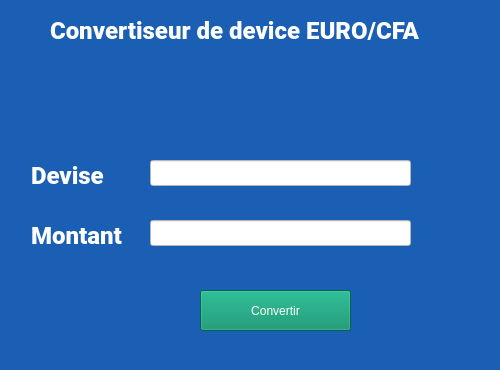
<?xml version="1.0" encoding="UTF-8"?>
<ui version="4.0">
 <class>MainWindow</class>
 <widget class="QMainWindow" name="MainWindow">
  <property name="geometry">
   <rect>
    <x>0</x>
    <y>0</y>
    <width>500</width>
    <height>370</height>
   </rect>
  </property>
  <property name="minimumSize">
   <size>
    <width>500</width>
    <height>370</height>
   </size>
  </property>
  <property name="maximumSize">
   <size>
    <width>500</width>
    <height>370</height>
   </size>
  </property>
  <property name="windowTitle">
   <string>Convertiseur de device</string>
  </property>
  <property name="styleSheet">
   <string notr="true">background-color: rgb(26, 95, 180);</string>
  </property>
  <widget class="QWidget" name="centralwidget">
   <widget class="QLabel" name="label">
    <property name="geometry">
     <rect>
      <x>50</x>
      <y>20</y>
      <width>391</width>
      <height>20</height>
     </rect>
    </property>
    <property name="font">
     <font>
      <family>Roboto Black</family>
      <pointsize>18</pointsize>
      <weight>75</weight>
      <bold>true</bold>
     </font>
    </property>
    <property name="styleSheet">
     <string notr="true">color: rgb(255, 255, 255);</string>
    </property>
    <property name="text">
     <string>Convertiseur de device EURO/CFA</string>
    </property>
   </widget>
   <widget class="QLabel" name="label_2">
    <property name="geometry">
     <rect>
      <x>31</x>
      <y>161</y>
      <width>73</width>
      <height>29</height>
     </rect>
    </property>
    <property name="font">
     <font>
      <family>Roboto Black</family>
      <pointsize>18</pointsize>
      <weight>75</weight>
      <bold>true</bold>
     </font>
    </property>
    <property name="styleSheet">
     <string notr="true">color: rgb(255, 255, 255);</string>
    </property>
    <property name="text">
     <string>Devise</string>
    </property>
   </widget>
   <widget class="QLabel" name="label_3">
    <property name="geometry">
     <rect>
      <x>31</x>
      <y>221</y>
      <width>91</width>
      <height>29</height>
     </rect>
    </property>
    <property name="font">
     <font>
      <family>Roboto Black</family>
      <pointsize>18</pointsize>
      <weight>75</weight>
      <bold>true</bold>
     </font>
    </property>
    <property name="styleSheet">
     <string notr="true">color: rgb(255, 255, 255);</string>
    </property>
    <property name="text">
     <string>Montant</string>
    </property>
   </widget>
   <widget class="QLineEdit" name="devise">
    <property name="geometry">
     <rect>
      <x>150</x>
      <y>160</y>
      <width>261</width>
      <height>26</height>
     </rect>
    </property>
    <property name="styleSheet">
     <string notr="true">background-color: rgb(255, 255, 255);</string>
    </property>
   </widget>
   <widget class="QLineEdit" name="montant">
    <property name="geometry">
     <rect>
      <x>150</x>
      <y>220</y>
      <width>261</width>
      <height>26</height>
     </rect>
    </property>
    <property name="styleSheet">
     <string notr="true">background-color: rgb(255, 255, 255);</string>
    </property>
   </widget>
   <widget class="QPushButton" name="btn_convertir">
    <property name="geometry">
     <rect>
      <x>200</x>
      <y>290</y>
      <width>151</width>
      <height>41</height>
     </rect>
    </property>
    <property name="styleSheet">
     <string notr="true">background-color: rgb(0, 140, 102);
color: rgb(255, 255, 255);</string>
    </property>
    <property name="text">
     <string>Convertir</string>
    </property>
   </widget>
   <widget class="QLabel" name="resultat">
    <property name="geometry">
     <rect>
      <x>120</x>
      <y>80</y>
      <width>291</width>
      <height>61</height>
     </rect>
    </property>
    <property name="font">
     <font>
      <pointsize>15</pointsize>
      <weight>75</weight>
      <bold>true</bold>
     </font>
    </property>
    <property name="text">
     <string/>
    </property>
   </widget>
  </widget>
 </widget>
 <resources/>
 <connections/>
</ui>
